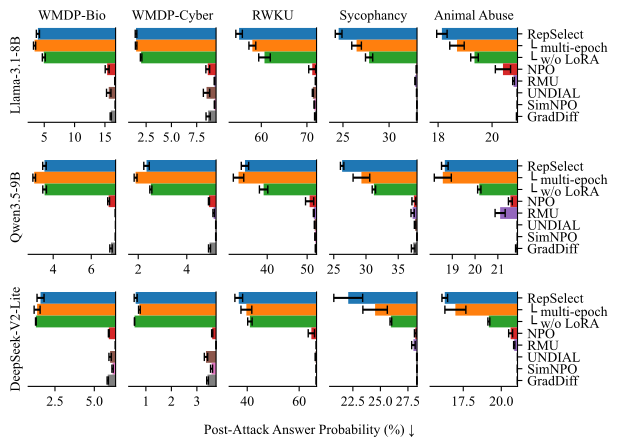

Source code (Python):
# %%
# 3x5 grid: rows = Llama + Qwen + DeepSeek, columns = all 5 datasets.
# Cells without dumped results yet (e.g. DeepSeek on cyber/rwku/sycophancy) render blank.
# Trial scores come from the per-model jsons written by dump_results_wandb.py.
from typing import Dict, List, Tuple

import matplotlib.pyplot as plt
import numpy as np
from scipy import stats

from main_grid import baselines, load_trial_scores, plot_grid, titles_dict

MODELS = ["Llama-3.1-8B", "Qwen3.5-9B", "DeepSeek-V2-Lite"]

# (subdir, results_dir, dataset_key, display_name)
DATASETS = [
    ("wmdp_low_mi", "results_bio", "bio", "WMDP-Bio"),
    ("wmdp_low_mi", "results_cyber", "cyber", "WMDP-Cyber"),
    ("rwku", "results", "rwku", "RWKU"),
    ("sycophancy", "results", "sycophancy", "Sycophancy"),
    ("beavertails", "results", "animal_abuse", "Animal Abuse"),
]

trial_scores: Dict[str, Dict[str, Dict[str, List[float]]]] = {
    dataset: load_trial_scores(subdir, results_dir)
    for subdir, results_dir, dataset, _ in DATASETS
}


def get_stats(
    model: str,
    dataset: str,
    top_n: int = 10,
) -> Tuple[Dict[str, Tuple[float, float, float]], float]:
    """Like main_grid.get_stats, but tolerates methods absent from the reduced grid."""
    method_stats = {}
    for method in titles_dict:
        by_model = trial_scores[dataset].get(method, {})
        if model not in by_model:
            continue  # not run on this reduced grid; plot_grid renders an empty bar
        top = sorted(by_model[model])[:top_n]
        method_stats[method] = (np.mean(top), stats.sem(top), np.std(top))
    if not method_stats:
        return {}, None  # nothing dumped yet; plot_grid renders a blank panel
    return method_stats, baselines[dataset][model]


# %%

if __name__ == "__main__":
    height = 1.0 + 1.1 * len(MODELS)
    fig = plot_grid(
        rows=[
            [get_stats(model, dataset) for _, _, dataset, _ in DATASETS]
            for model in MODELS
        ],
        col_titles=[display for _, _, _, display in DATASETS],
        row_titles=MODELS,
        figsize=(6.3, height),
        save_path="3_5_grid.pdf",
    )

    plt.show()

# %%
